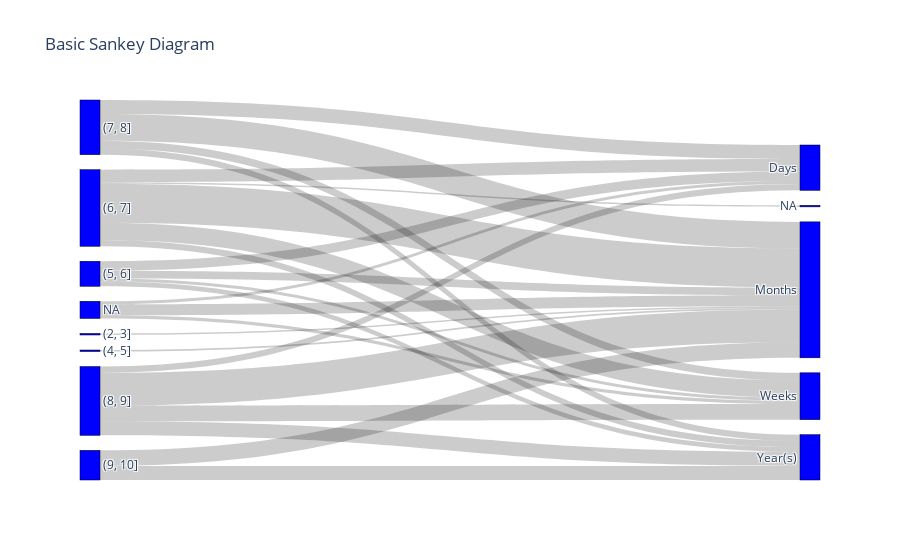

Notebook source saved alongside this figure:
### Code cell
aggregated_table = (
    data[columns]
    .groupby(["Total number transactions", "Days", "Year(s)"])[["ID"]]
    .nunique()
    .groupby(["Total number transactions", "Days"])[["ID"]]
    .sum()
    .sort_values(by="Total number transactions")
).reset_index()

# aggregated_table2 = (
#     data[columns]
#     .groupby(["Total number transactions", "Days", "Year(s)"])[["ID"]]
#     .nunique()
#     .groupby(["Days","Year(s)"])[["ID"]]
#     .sum()
#     .sort_values(by="ID")
# ).reset_index()

label1 = sorted(set(data["Total number transactions"].tolist()))
label2 = sorted(set(data["Days"].tolist()))
label3 = sorted(set(data["Year(s)"].tolist()))

source = []
target = []
value = []

for row in aggregated_table.iterrows():
    source.append(label1.index(row[1]["Total number transactions"]))
    target.append(label2.index(row[1]["Days"]) + len(label1))
    value.append(row[1]["ID"])


# for row in aggregated_table2.iterrows():
#     source.append(label2.index(row[1]["Days"]) + len(label1))
#     target.append(label3.index(row[1]["Year(s)"]) + len(label1) + len(label2))
#     value.append(row[1]["ID"])

fig = go.Figure(
    data=[
        go.Sankey(
            node=dict(
                pad=15,
                thickness=20,
                line=dict(color="black", width=0.5),
                label=label1 + label2 + label3,
                color="blue",
            ),
            link=dict(
                source=source,  # indices correspond to labels, eg A1, A2, A1, B1, ...
                target=target,
                value=value,
            ),
        )
    ]
)

fig.update_layout(title_text="Basic Sankey Diagram")
fig.write_image("img/datasets_sankey.svg")
fig.show()

### Figure 1 — Plotly figure (JSON) as saved in the notebook; plotly's stock layout.template omitted (floating-point values rounded to 4 significant figures)
{"data": [{"link": {"source": [0, 1, 2, 2, 2, 2, 3, 3, 3, 3, 3, 4, 4, 4, 4, 5, 5, 5, 5, 6, 6, 7, 7, 7], "target": [9, 9, 8, 9, 11, 12, 8, 9, 10, 11, 12, 12, 11, 8, 9, 8, 9, 11, 12, 9, 12, 9, 8, 11], "value": [1, 1, 6, 5, 2, 3, 8, 25, 1, 11, 4, 4, 5, 9, 17, 4, 21, 10, 9, 10, 9, 7, 2, 2]}, "node": {"color": "blue", "label": ["(2, 3]", "(4, 5]", "(5, 6]", "(6, 7]", "(7, 8]", "(8, 9]", "(9, 10]", "NA", "Days", "Months", "NA", "Weeks", "Year(s)", 2003, 2005, 2006, 2007, 2008, 2009, 2010, 2011, 2012, 2013, 2014, 2015, 2016, 2017, 2018, 2019, 2020, null], "line": {"color": "black", "width": 0.5}, "pad": 15, "thickness": 20}, "type": "sankey"}], "layout": {"title": {"text": "Basic Sankey Diagram"}}}
